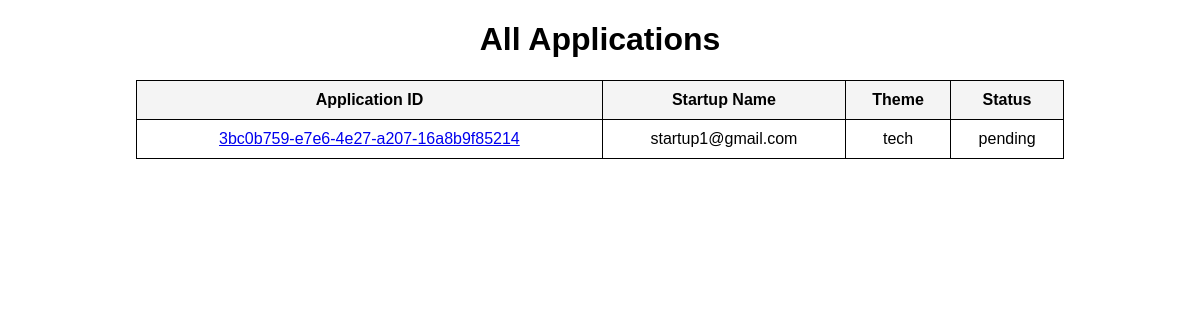
The page /application/all/ on the database as committed earlier.
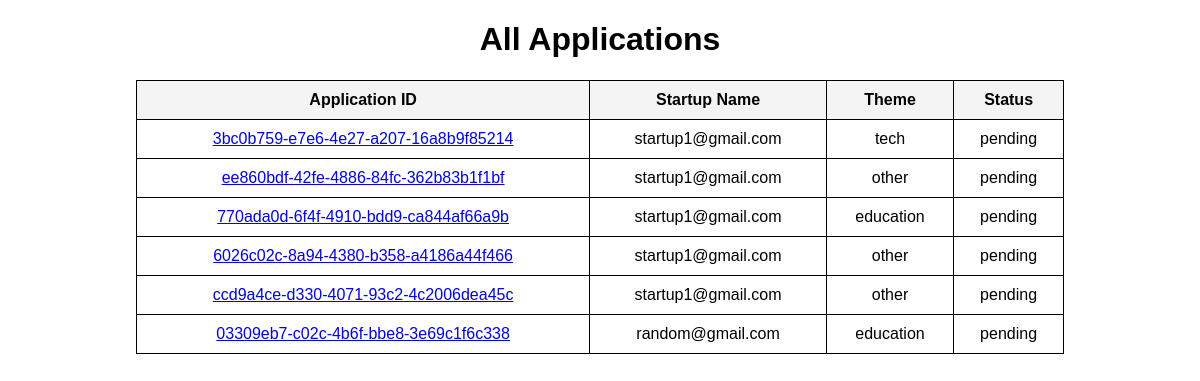
The same page on the database as committed later.
### applications/models.py (models this page shows, shortened)
class ApplicationModel(models.Model):
    STATUS_CHOICES = [
        ("pending", "Pending"),
        ("approved", "Approved"),
        ("rejected", "Rejected"),
    ]
    FUNDING_ROUNDS = [
        ("pre_seed", "Pre-Seed"),
        ("seed", "Seed"),
        ("series_a", "Series A"),
        ("series_b", "Series B"),
        ("series_c", "Series C"),
        ("ipo", "IPO"),
    ]
    TYPE_CHOICES = [
        ("tech", "Tech"),
        ("healthcare", "Healthcare"),
        ("finance", "Finance"),
        ("education", "Education"),
        ("other", "Other"),
    ]
    reference_id = models.UUIDField(default=uuid.uuid4, unique=True, editable=False)
    startup = models.ForeignKey(
        CustomUser,
        on_delete=models.CASCADE,
        limit_choices_to={"user_type": "startup"},
        related_name="startup_applications"
    )
    type = models.CharField(max_length=20, choices=TYPE_CHOICES, default="other")  # Type of startup
    funding_round = models.CharField(max_length=20, choices=FUNDING_ROUNDS, default="pre_seed")  # Funding stage
    funding_amount = models.DecimalField(max_digits=15, decimal_places=2)
    pitch_deck = models.FileField(
        upload_to="pitch_decks/",
        blank=True,
        null=True,
        validators=[FileExtensionValidator(allowed_extensions=["pdf", "ppt", "pptx"])]
    )  # Only PDFs and PPTs allowed
    business_plan_summary = models.TextField(
        max_length=1000,
        help_text="Provide a short summary of your business plan (max 1000 characters)"
    )  # Short summary instead of file
    status = models.CharField(max_length=10, choices=STATUS_CHOICES, default="pending")
    investor_views = models.ManyToManyField(
        CustomUser,
        related_name="viewed_applications",
        blank=True,
        limit_choices_to={"user_type": "investor"}
    )
    created_at = models.DateTimeField(auto_now_add=True)

### users/models.py (models this page shows, shortened)
class CustomUser(AbstractUser):
    USER_TYPES = (
        ("startup", "Startup"),
        ("investor", "Investor"),
    )
    username=None
    user_type = models.CharField(max_length=10, choices=USER_TYPES)
    email = models.EmailField(unique=True)
    USERNAME_FIELD = "email"
    REQUIRED_FIELDS = ["user_type"]

### applications/views.py (the view)
# urls.py: path('all/',views.all_applications),
def all_applications(req):
    applications = ApplicationModel.objects.all()
    return render(req,'applications/show_applications.html',{'applications':applications})

### templates/applications/show_applications.html (shortened to what this page needs)
<!DOCTYPE html>
<html lang="en">
<head>
</head>
<body>
    <h1>All Applications</h1>
    <table>
        <thead>
            <tr>
                <th>Application ID</th>
                <th>Startup Name</th>
                <th>Theme</th>
                <th>Status</th>
            </tr>
        </thead>
        <tbody>
            {% for application in applications %}
            <tr>
                <td>
                    <a href="/application/{{ application.reference_id }}">
                        {{ application.reference_id }}
                    </a>
                </td>
                <td>{{ application.startup.email }}</td>
                <td>{{ application.type }}</td>
                <td class="">
                    {{ application.status }}
                </td>
            </tr>
            {% empty %}
            <tr>
                <td colspan="4">No applications found.</td>
            </tr>
            {% endfor %}
        </tbody>
    </table>
</body>
</html>

### templates/applications/show_applications.html (style rules this page uses)
body { font-family: Arial, sans-serif; margin: 20px; text-align: center; }
table { width: 80%; margin: 20px auto; border-collapse: collapse; }
th, td { border: 1px solid black; padding: 10px; text-align: center; }
th { background-color: #f4f4f4; }

Rows that differ between the two databases and show on the page:
added ApplicationModel: reference_id "ee860bdf-42fe-4886-84fc-362b83b1f1bf", startup.email "startup1@gmail.com", type "other", status "pending"
added ApplicationModel: reference_id "770ada0d-6f4f-4910-bdd9-ca844af66a9b", startup.email "startup1@gmail.com", type "education", status "pending"
added ApplicationModel: reference_id "6026c02c-8a94-4380-b358-a4186a44f466", startup.email "startup1@gmail.com", type "other", status "pending"
added ApplicationModel: reference_id "ccd9a4ce-d330-4071-93c2-4c2006dea45c", startup.email "startup1@gmail.com", type "other", status "pending"
added ApplicationModel: reference_id "03309eb7-c02c-4b6f-bbe8-3e69c1f6c338", startup.email "random@gmail.com", type "education", status "pending"
